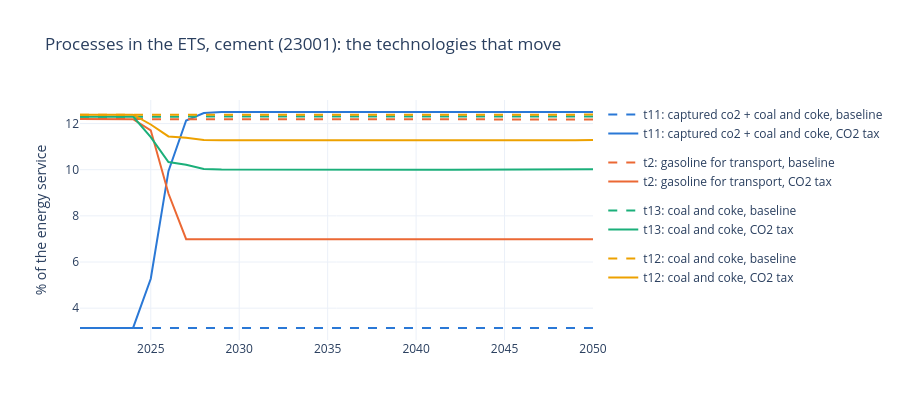

The notebook cell this image was saved under:
### Code cell
u = 'IN_ETS__23001'
lab = gv.technology_labels(base, u)
sb, ss = gv.shares(base, u), gv.shares(shock, u)
fig = go.Figure()
for k, l in enumerate(movers[u]):
    fig.add_trace(go.Scatter(x=sb.index, y=100 * sb[l], mode='lines', line=dict(color=gv.CAT[k], width=2, dash='dash'),
                             name=f'{lab[l]}, baseline', legendgroup=l, hovertemplate='%{x}: %{y:.1f} %<extra></extra>'))
    fig.add_trace(go.Scatter(x=ss.index, y=100 * ss[l], mode='lines', line=dict(color=gv.CAT[k], width=2),
                             name=f'{lab[l]}, CO2 tax', legendgroup=l, hovertemplate='%{x}: %{y:.1f} %<extra></extra>'))
fig.update_layout(template=gv.TEMPLATE, height=420, hovermode='x unified', yaxis_title='% of the energy service',
                  title=units[u] + ': the technologies that move')
fig.show()

### Figure 1 — Plotly figure (JSON) as saved in the notebook; plotly's stock layout.template omitted (floating-point values rounded to 4 significant figures)
{"data": [{"hovertemplate": "%{x}: %{y:.1f} %<extra></extra>", "legendgroup": "t11", "line": {"color": "#2a78d6", "dash": "dash", "width": 2}, "mode": "lines", "name": "t11: captured co2 + coal and coke, baseline", "type": "scatter", "x": [2021, 2022, 2023, 2024, 2025, 2026, 2027, 2028, 2029, 2030, 2031, 2032, 2033, 2034, 2035, 2036, 2037, 2038, 2039, 2040, 2041, 2042, 2043, 2044, 2045, 2046, 2047, 2048, 2049, 2050], "y": [3.145, 3.144, 3.145, 3.144, 3.143, 3.143, 3.142, 3.142, 3.142, 3.141, 3.141, 3.141, 3.141, 3.141, 3.141, 3.141, 3.141, 3.141, 3.141, 3.141, 3.142, 3.142, 3.142, 3.143, 3.143, 3.144, 3.144, 3.144, 3.144, 3.144]}, {"hovertemplate": "%{x}: %{y:.1f} %<extra></extra>", "legendgroup": "t11", "line": {"color": "#2a78d6", "width": 2}, "mode": "lines", "name": "t11: captured co2 + coal and coke, CO2 tax", "type": "scatter", "x": [2021, 2022, 2023, 2024, 2025, 2026, 2027, 2028, 2029, 2030, 2031, 2032, 2033, 2034, 2035, 2036, 2037, 2038, 2039, 2040, 2041, 2042, 2043, 2044, 2045, 2046, 2047, 2048, 2049, 2050], "y": [3.145, 3.145, 3.145, 3.144, 5.276, 9.935, 12.13, 12.45, 12.49, 12.5, 12.5, 12.5, 12.5, 12.5, 12.5, 12.5, 12.5, 12.5, 12.5, 12.5, 12.5, 12.5, 12.5, 12.5, 12.5, 12.5, 12.5, 12.5, 12.5, 12.5]}, {"hovertemplate": "%{x}: %{y:.1f} %<extra></extra>", "legendgroup": "t2", "line": {"color": "#eb6834", "dash": "dash", "width": 2}, "mode": "lines", "name": "t2: gasoline for transport, baseline", "type": "scatter", "x": [2021, 2022, 2023, 2024, 2025, 2026, 2027, 2028, 2029, 2030, 2031, 2032, 2033, 2034, 2035, 2036, 2037, 2038, 2039, 2040, 2041, 2042, 2043, 2044, 2045, 2046, 2047, 2048, 2049, 2050], "y": [12.19, 12.19, 12.19, 12.19, 12.19, 12.19, 12.19, 12.19, 12.19, 12.19, 12.19, 12.19, 12.19, 12.19, 12.19, 12.19, 12.19, 12.19, 12.19, 12.19, 12.19, 12.19, 12.19, 12.18, 12.18, 12.18, 12.18, 12.18, 12.18, 12.18]}, {"hovertemplate": "%{x}: %{y:.1f} %<extra></extra>", "legendgroup": "t2", "line": {"color": "#eb6834", "width": 2}, "mode": "lines", "name": "t2: gasoline for transport, CO2 tax", "type": "scatter", "x": [2021, 2022, 2023, 2024, 2025, 2026, 2027, 2028, 2029, 2030, 2031, 2032, 2033, 2034, 2035, 2036, 2037, 2038, 2039, 2040, 2041, 2042, 2043, 2044, 2045, 2046, 2047, 2048, 2049, 2050], "y": [12.19, 12.19, 12.19, 12.19, 11.71, 8.967, 6.991, 6.991, 6.991, 6.991, 6.991, 6.991, 6.991, 6.991, 6.991, 6.991, 6.991, 6.991, 6.991, 6.991, 6.991, 6.991, 6.991, 6.991, 6.991, 6.991, 6.991, 6.991, 6.991, 6.991]}, {"hovertemplate": "%{x}: %{y:.1f} %<extra></extra>", "legendgroup": "t13", "line": {"color": "#1baf7a", "dash": "dash", "width": 2}, "mode": "lines", "name": "t13: coal and coke, baseline", "type": "scatter", "x": [2021, 2022, 2023, 2024, 2025, 2026, 2027, 2028, 2029, 2030, 2031, 2032, 2033, 2034, 2035, 2036, 2037, 2038, 2039, 2040, 2041, 2042, 2043, 2044, 2045, 2046, 2047, 2048, 2049, 2050], "y": [12.3, 12.3, 12.3, 12.3, 12.3, 12.3, 12.3, 12.3, 12.3, 12.3, 12.3, 12.3, 12.3, 12.3, 12.3, 12.3, 12.3, 12.3, 12.3, 12.3, 12.3, 12.3, 12.3, 12.3, 12.3, 12.3, 12.3, 12.3, 12.3, 12.31]}, {"hovertemplate": "%{x}: %{y:.1f} %<extra></extra>", "legendgroup": "t13", "line": {"color": "#1baf7a", "width": 2}, "mode": "lines", "name": "t13: coal and coke, CO2 tax", "type": "scatter", "x": [2021, 2022, 2023, 2024, 2025, 2026, 2027, 2028, 2029, 2030, 2031, 2032, 2033, 2034, 2035, 2036, 2037, 2038, 2039, 2040, 2041, 2042, 2043, 2044, 2045, 2046, 2047, 2048, 2049, 2050], "y": [12.3, 12.3, 12.3, 12.3, 11.41, 10.33, 10.21, 10.03, 10.0, 10.0, 10.0, 10.0, 10.0, 10.0, 10.0, 9.999, 9.999, 9.999, 9.999, 10.0, 10.0, 10.0, 10.0, 10.0, 10.0, 10.0, 10.0, 10.0, 10.01, 10.01]}, {"hovertemplate": "%{x}: %{y:.1f} %<extra></extra>", "legendgroup": "t12", "line": {"color": "#eda100", "dash": "dash", "width": 2}, "mode": "lines", "name": "t12: coal and coke, baseline", "type": "scatter", "x": [2021, 2022, 2023, 2024, 2025, 2026, 2027, 2028, 2029, 2030, 2031, 2032, 2033, 2034, 2035, 2036, 2037, 2038, 2039, 2040, 2041, 2042, 2043, 2044, 2045, 2046, 2047, 2048, 2049, 2050], "y": [12.38, 12.38, 12.38, 12.38, 12.38, 12.38, 12.38, 12.38, 12.38, 12.38, 12.38, 12.38, 12.38, 12.38, 12.38, 12.38, 12.38, 12.38, 12.38, 12.38, 12.38, 12.38, 12.38, 12.38, 12.38, 12.38, 12.38, 12.38, 12.38, 12.39]}, {"hovertemplate": "%{x}: %{y:.1f} %<extra></extra>", "legendgroup": "t12", "line": {"color": "#eda100", "width": 2}, "mode": "lines", "name": "t12: coal and coke, CO2 tax", "type": "scatter", "x": [2021, 2022, 2023, 2024, 2025, 2026, 2027, 2028, 2029, 2030, 2031, 2032, 2033, 2034, 2035, 2036, 2037, 2038, 2039, 2040, 2041, 2042, 2043, 2044, 2045, 2046, 2047, 2048, 2049, 2050], "y": [12.38, 12.38, 12.38, 12.38, 11.96, 11.44, 11.38, 11.29, 11.28, 11.28, 11.28, 11.28, 11.28, 11.28, 11.28, 11.28, 11.28, 11.28, 11.28, 11.28, 11.28, 11.28, 11.28, 11.28, 11.28, 11.28, 11.28, 11.28, 11.28, 11.28]}], "layout": {"height": 420, "hovermode": "x unified", "title": {"text": "Processes in the ETS, cement (23001): the technologies that move"}, "yaxis": {"title": {"text": "% of the energy service"}}}}
